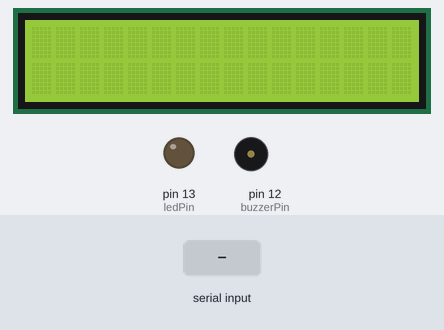
Bench run of a sketch on a simulated Arduino Mega 2560, built with avr-gcc and run on an emulated ATmega2560. Shown: 16×2 character LCD, output pins drawn as LEDs (lit = HIGH), buzzer (waves = sounding). The test bench sets the inputs (shaded band).

Above: at 1.2 s.
1.3 s: "2" received over the second serial link
At 1.9 s:
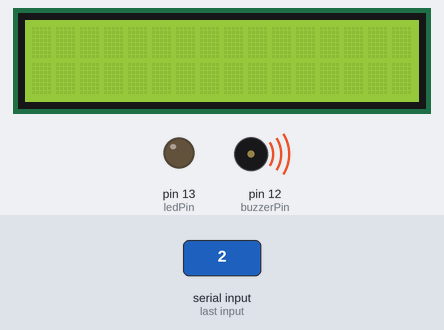
2.8 s: "a" received over the second serial link
At 4.0 s:
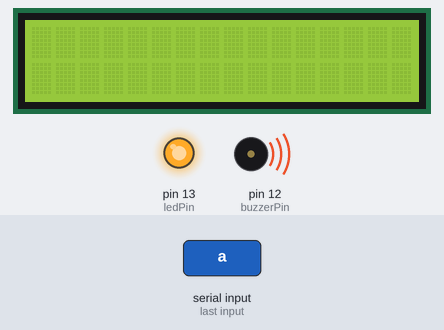
4.3 s: "1" received over the second serial link
At 5.0 s:
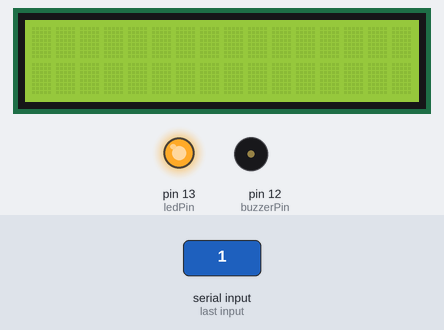
5.8 s: "3" received over the second serial link
At 7.2 s:
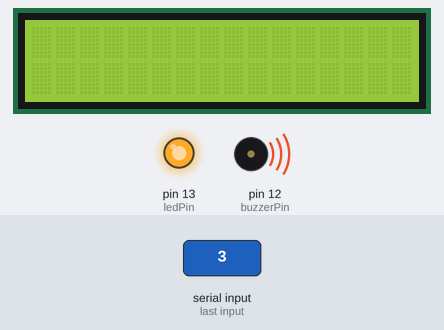
Timing chart, 0 to 8.3 s (numbered marks = the images above; inputs shaded):
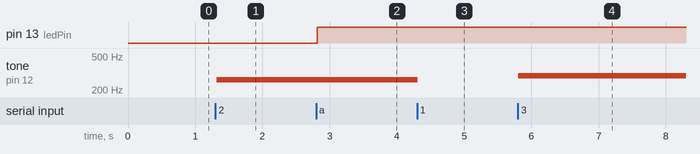

The sketch:

ArduinoBT.ino
```cpp
#include<LiquidCrystal.h>
int buzzerPin = 12;
int notaSayisi = 8;
int kdo = 262;
int re = 294;
int mi = 330;
int fa = 349;
int sol = 392;
int la = 440;
int si = 494;
int ido = 523;
int cmd = -1;
int flag = 0;
int ledPin = 13;


LiquidCrystal lcd(8, 7, 6, 5, 4, 3);
void setup() {
    Serial.begin(9600);
    lcd.begin(16,2);

    Serial1.begin(9600);
    pinMode(13,OUTPUT);

}

void loop() {
 String outMsg;
  int incomingByte;
  byte byteCounter = 0;
  byte words[64];
  if(Serial1.available()>0){


    flag = 1;

    }
    cmd = Serial1.read();
   if(flag == 1){


   if(cmd == '2'){
    tone(buzzerPin,kdo);

    }
    else if(cmd == '3'){
      tone(buzzerPin,re);

      }
       else if(cmd == '4'){
      tone(buzzerPin,mi);

      }
        else if(cmd == '5'){
      tone(buzzerPin,fa);
      }
        else if(cmd == '6'){
      tone(buzzerPin,sol);
      }
        else if(cmd == '7'){
      tone(buzzerPin,la);
      }
        else if(cmd == '8'){
      tone(buzzerPin,si);
      } else if(cmd == '9'){
      tone(buzzerPin,ido);
      }else if(cmd == '1'){
       noTone(buzzerPin);
      }else if(cmd == 'a'){
        digitalWrite(ledPin,HIGH);
        }else if(cmd == 'k'){
          digitalWrite(ledPin,LOW);

          }else if(cmd == 't'){
            lcd.clear();
            }


 Serial1.println("got data");
    incomingByte = Serial1.read();
    while (incomingByte > 0){
        words[byteCounter++] = incomingByte;
        Serial1.print(incomingByte,DEC);
        incomingByte = Serial1.read();
        Serial1.print(" ");
      } // while
      Serial1.println("");
      for (int x = 0; x < byteCounter; x++){

        outMsg += char(words[x]);

      } // for

lcd.print(outMsg);


    } else{
      Serial1.print("unknown command: ");
      Serial1.write(cmd);
      Serial1.print(" (");
      Serial1.print(cmd, DEC);
      Serial1.print(")");

      Serial1.println();
      }
flag = 0;
cmd = 65;
}
```

Measured:
- after the input at 1.3 s, tone on pin 12 (buzzerPin): silent → 262 Hz at once
- after the input at 2.8 s, pin 13 (ledPin): LOW → HIGH at once
- after the input at 4.3 s, tone on pin 12 (buzzerPin): 262 Hz → silent at once
- after the input at 5.8 s, tone on pin 12 (buzzerPin): silent → 294 Hz at once
